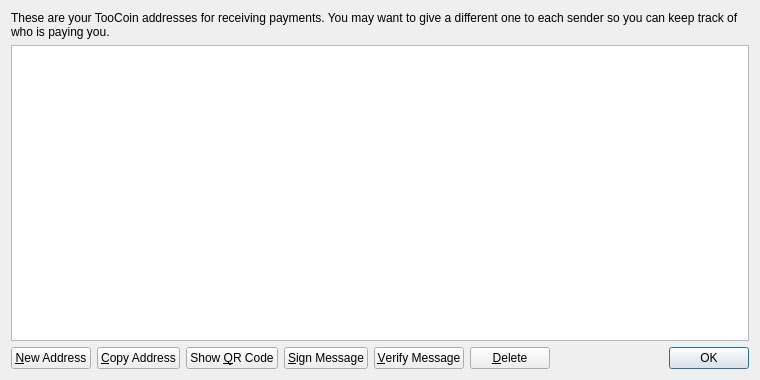
<?xml version="1.0" encoding="UTF-8"?>
<ui version="4.0">
 <class>AddressBookPage</class>
 <widget class="QWidget" name="AddressBookPage">
  <property name="geometry">
   <rect>
    <x>0</x>
    <y>0</y>
    <width>760</width>
    <height>380</height>
   </rect>
  </property>
  <property name="windowTitle">
   <string>Address Book</string>
  </property>
  <layout class="QVBoxLayout" name="verticalLayout">
   <item>
    <widget class="QLabel" name="labelExplanation">
     <property name="text">
      <string>These are your TooCoin addresses for receiving payments. You may want to give a different one to each sender so you can keep track of who is paying you.</string>
     </property>
     <property name="textFormat">
      <enum>Qt::PlainText</enum>
     </property>
     <property name="wordWrap">
      <bool>true</bool>
     </property>
    </widget>
   </item>
   <item>
    <widget class="QTableView" name="tableView">
     <property name="contextMenuPolicy">
      <enum>Qt::CustomContextMenu</enum>
     </property>
     <property name="toolTip">
      <string>Double-click to edit address or label</string>
     </property>
     <property name="tabKeyNavigation">
      <bool>false</bool>
     </property>
     <property name="alternatingRowColors">
      <bool>true</bool>
     </property>
     <property name="selectionMode">
      <enum>QAbstractItemView::SingleSelection</enum>
     </property>
     <property name="selectionBehavior">
      <enum>QAbstractItemView::SelectRows</enum>
     </property>
     <property name="sortingEnabled">
      <bool>true</bool>
     </property>
     <attribute name="verticalHeaderVisible">
      <bool>false</bool>
     </attribute>
    </widget>
   </item>
   <item>
    <layout class="QHBoxLayout" name="horizontalLayout">
     <item>
      <widget class="QPushButton" name="newAddressButton">
       <property name="toolTip">
        <string>Create a new address</string>
       </property>
       <property name="text">
        <string>&amp;New Address</string>
       </property>
       <property name="icon">
        <iconset resource="../bitcoin.qrc">
         <normaloff>:/icons/add</normaloff>:/icons/add</iconset>
       </property>
      </widget>
     </item>
     <item>
      <widget class="QPushButton" name="copyToClipboard">
       <property name="toolTip">
        <string>Copy the currently selected address to the system clipboard</string>
       </property>
       <property name="text">
        <string>&amp;Copy Address</string>
       </property>
       <property name="icon">
        <iconset resource="../bitcoin.qrc">
         <normaloff>:/icons/editcopy</normaloff>:/icons/editcopy</iconset>
       </property>
      </widget>
     </item>
     <item>
      <widget class="QPushButton" name="showQRCode">
       <property name="text">
        <string>Show &amp;QR Code</string>
       </property>
       <property name="icon">
        <iconset resource="../bitcoin.qrc">
         <normaloff>:/icons/qrcode</normaloff>:/icons/qrcode</iconset>
       </property>
      </widget>
     </item>
     <item>
      <widget class="QPushButton" name="signMessage">
       <property name="toolTip">
        <string>Sign a message to prove you own a Bitcoin address</string>
       </property>
       <property name="text">
        <string>&amp;Sign Message</string>
       </property>
       <property name="icon">
        <iconset resource="../bitcoin.qrc">
         <normaloff>:/icons/edit</normaloff>:/icons/edit</iconset>
       </property>
      </widget>
     </item>
     <item>
      <widget class="QPushButton" name="verifyMessage">
       <property name="toolTip">
        <string>Verify a message to ensure it was signed with a specified Bitcoin address</string>
       </property>
       <property name="text">
        <string>&amp;Verify Message</string>
       </property>
       <property name="icon">
        <iconset resource="../bitcoin.qrc">
         <normaloff>:/icons/transaction_0</normaloff>:/icons/transaction_0</iconset>
       </property>
      </widget>
     </item>
     <item>
      <widget class="QPushButton" name="deleteButton">
       <property name="toolTip">
        <string>Delete the currently selected address from the list. Only sending addresses can be deleted.</string>
       </property>
       <property name="text">
        <string>&amp;Delete</string>
       </property>
       <property name="icon">
        <iconset resource="../bitcoin.qrc">
         <normaloff>:/icons/remove</normaloff>:/icons/remove</iconset>
       </property>
      </widget>
     </item>
     <item>
      <spacer name="horizontalSpacer">
       <property name="orientation">
        <enum>Qt::Horizontal</enum>
       </property>
       <property name="sizeHint" stdset="0">
        <size>
         <width>40</width>
         <height>20</height>
        </size>
       </property>
      </spacer>
     </item>
     <item>
      <widget class="QDialogButtonBox" name="buttonBox">
       <property name="sizePolicy">
        <sizepolicy hsizetype="Maximum" vsizetype="Fixed">
         <horstretch>0</horstretch>
         <verstretch>0</verstretch>
        </sizepolicy>
       </property>
       <property name="standardButtons">
        <set>QDialogButtonBox::Ok</set>
       </property>
      </widget>
     </item>
    </layout>
   </item>
  </layout>
 </widget>
 <resources>
  <include location="../bitcoin.qrc"/>
 </resources>
 <connections/>
</ui>
